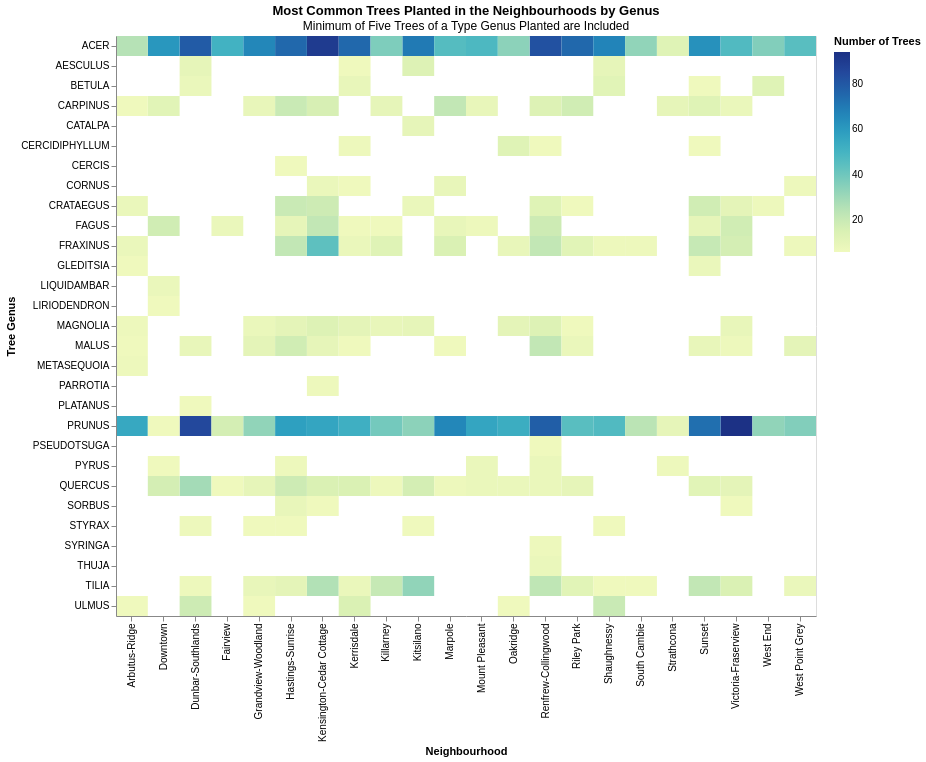

Notebook code cell kept with this figure:
### Markdown cell above
<p style="text-align: center;"><i>Table 5: Neighbourhood and Top Genus View </i></p>

### Code cell
# To reduce chart 'noise', only focus on those neighbourhoods where there are more than 5 trees planted.

top_genus_pd = genus_pd[genus_pd['curb'] > 5]

genus_neighbourhood_heatmap = alt.Chart(top_genus_pd).mark_rect().encode(
    alt.X('neighbourhood_name', title='Neighbourhood'),
    alt.Y('genus_name', title='Tree Genus'),
    alt.Color('curb', legend=alt.Legend(title='Number of Trees')),
    tooltip=['curb']
).properties(width=700, title=alt.TitleParams("Most Common Trees Planted in the Neighbourhoods by Genus", anchor='middle', subtitle = "Minimum of Five Trees of a Type Genus Planted are Included"))

genus_neighbourhood_heatmap

### Figure 1 — Vega-Lite specification as saved in the notebook (floating-point values rounded to 4 significant figures; data arrays with more than 128 entries replaced by an {"elided": "..."} marker saying what was removed)
{"config": {"view": {"continuousWidth": 400, "continuousHeight": 300}}, "data": {"name": "data-6a62bfc180b661d9b5f4e551ad4a5ab0"}, "mark": "rect", "encoding": {"color": {"type": "quantitative", "field": "curb", "legend": {"title": "Number of Trees"}}, "tooltip": [{"type": "quantitative", "field": "curb"}], "x": {"type": "nominal", "field": "neighbourhood_name", "title": "Neighbourhood"}, "y": {"type": "nominal", "field": "genus_name", "title": "Tree Genus"}}, "title": {"text": "Most Common Trees Planted in the Neighbourhoods by Genus", "anchor": "middle", "subtitle": "Minimum of Five Trees of a Type Genus Planted are Included"}, "width": 700, "$schema": "https://vega.github.io/schema/vega-lite/v4.8.1.json", "datasets": {"data-6a62bfc180b661d9b5f4e551ad4a5ab0": {"elided": "192 records"}}}
